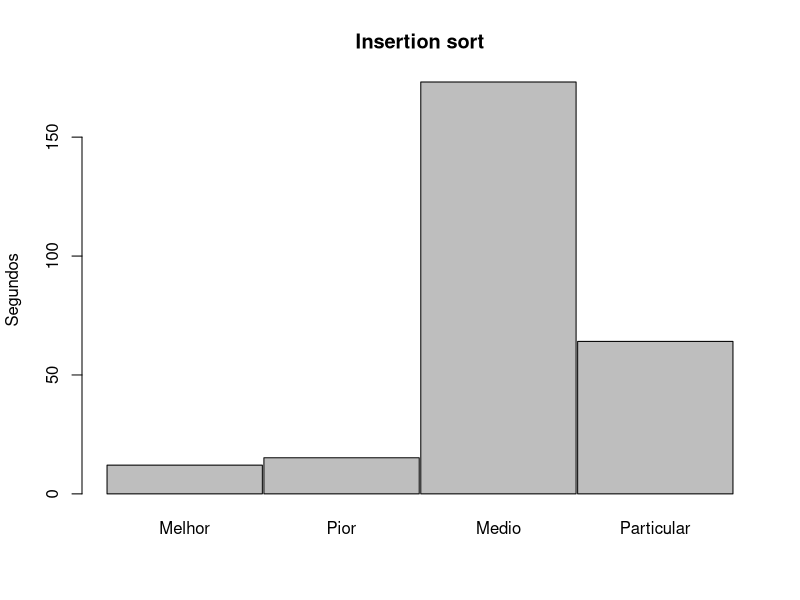
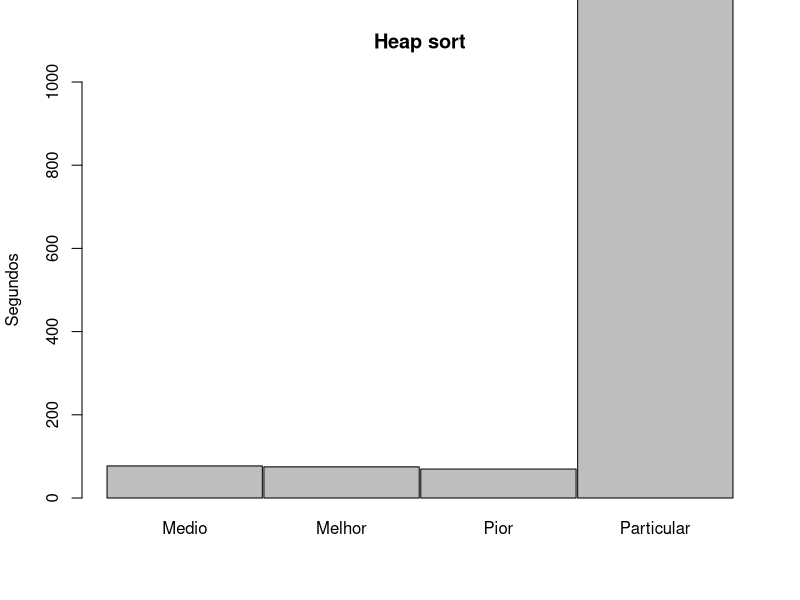
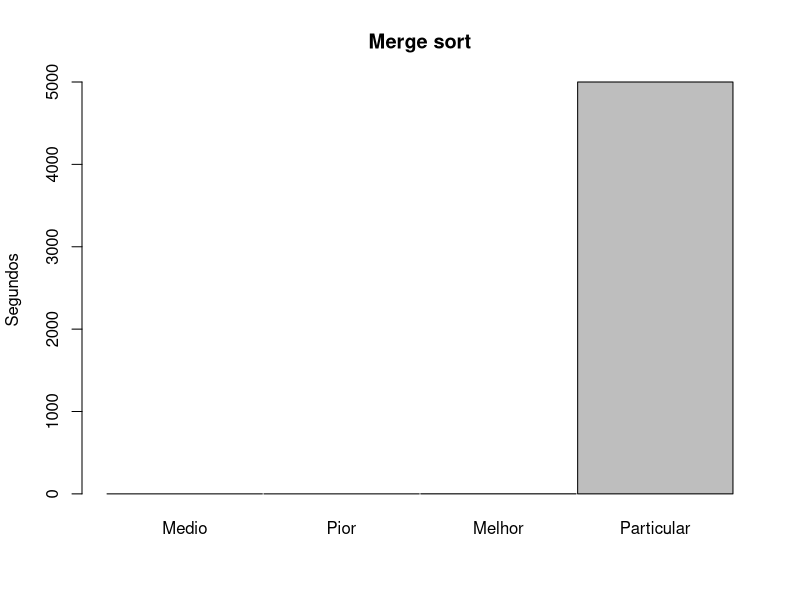
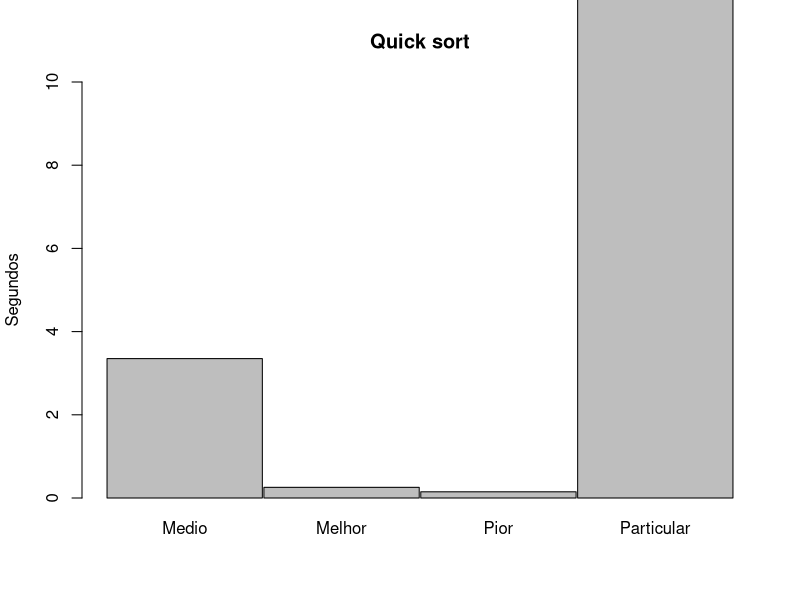
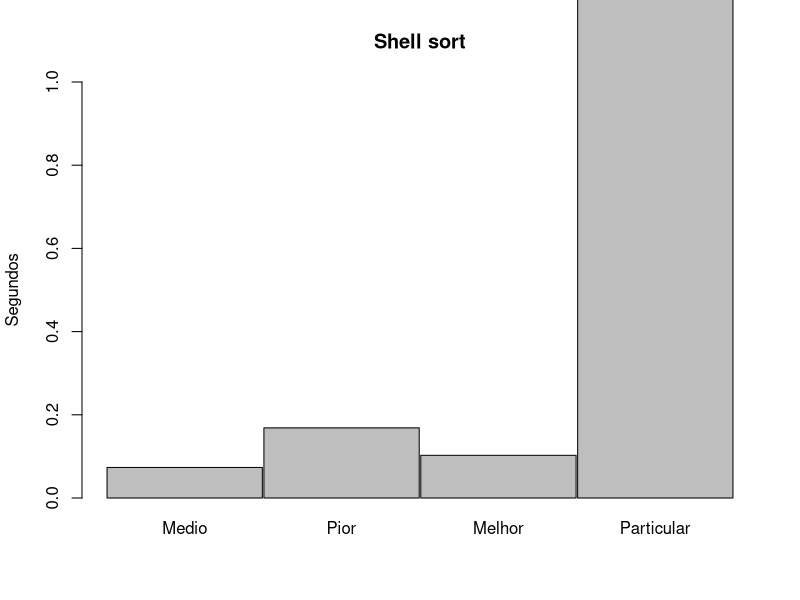
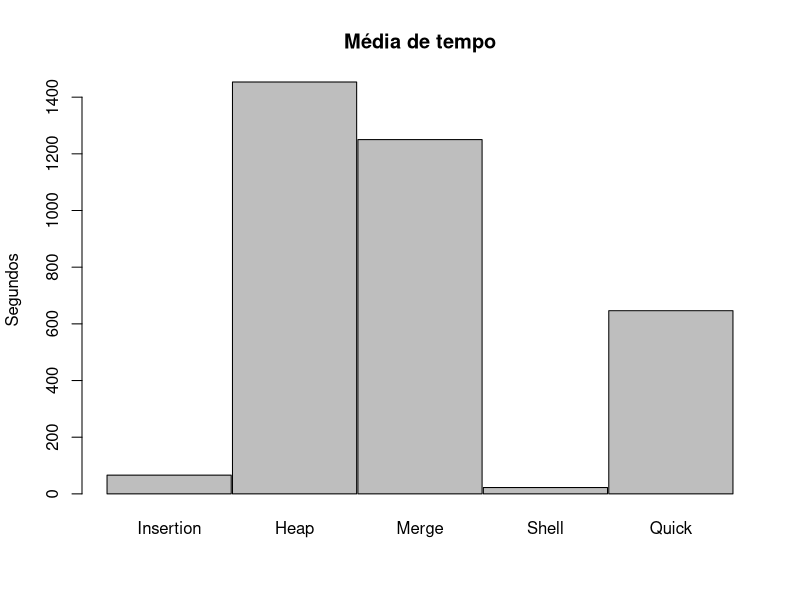
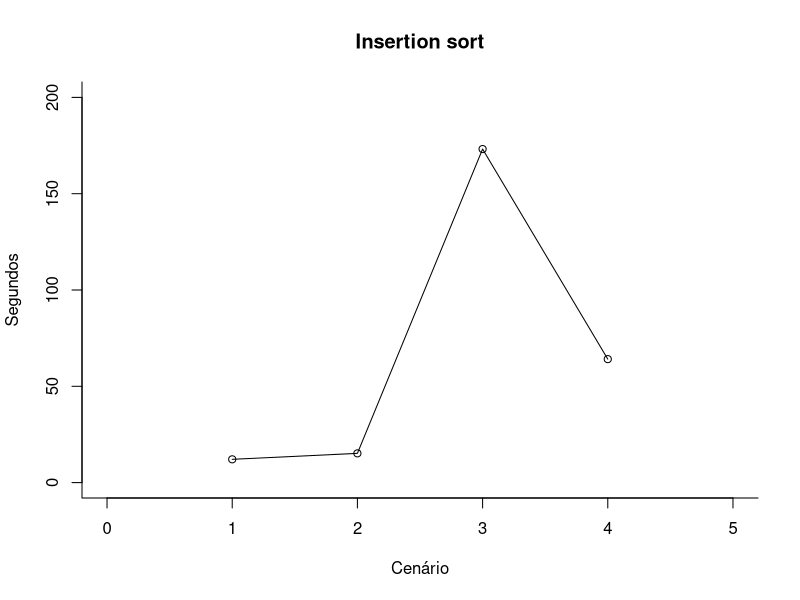
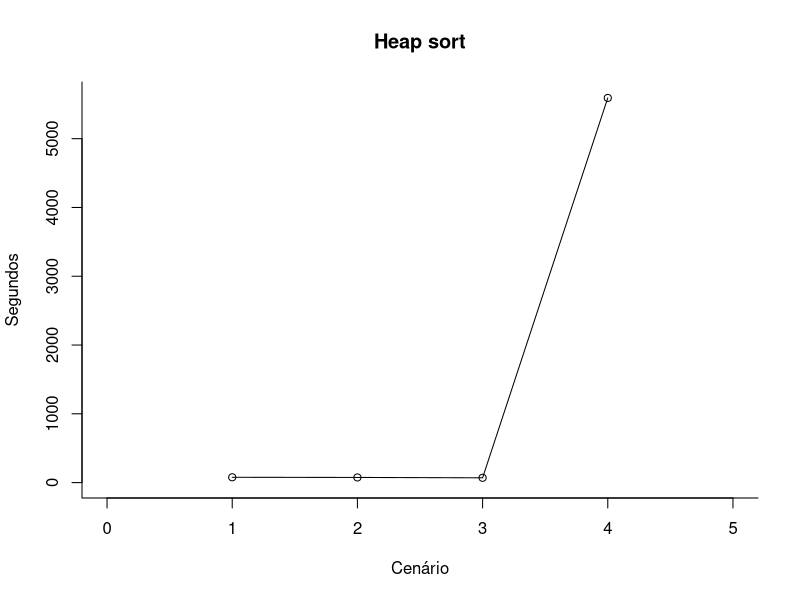

Here is the R script that generated these plots, in order:
insertion <- c(12.0844, 15.1844, 173.184, 64.107)
heap <- c(77.125, 74.8124, 69.6132, 5592.38)
merge <- c(0.073581, 0.111341, 0.83283, 5000)
shell <- c(0.073467, 0.168557, 0.102621, 89.2544)
quick <- c(3.35054, 0.25606,  0.14923, 2582.17)

barplot(insertion, ylab = "Segundos", space = 0.01, main = "Insertion sort", names.arg = c("Melhor", "Pior", "Medio", "Particular"))
barplot(heap, ylab = "Segundos", space = 0.01, ylim = c(0,1000), main = "Heap sort", names.arg = c("Medio", "Melhor", "Pior", "Particular"))
barplot(merge, ylab = "Segundos", space = 0.01, main = "Merge sort", names.arg = c("Medio", "Pior", "Melhor", "Particular"))
barplot(quick, ylab = "Segundos", space = 0.01, ylim = c(0,10), main = "Quick sort", names.arg = c("Medio", "Melhor", "Pior", "Particular"))
barplot(shell, ylab = "Segundos", space = 0.01, ylim = c(0,1), main = "Shell sort", names.arg = c("Medio", "Pior", "Melhor", "Particular"))

medIns <- mean(insertion)
medHeap <- mean(heap)
medMerge <- mean(merge)
medShell <- mean(shell)
medQuick <- mean(quick)

medias <- c(medIns, medHeap, medMerge, medShell, medQuick)

barplot(medias, ylab = "Segundos", space = 0.01, main = "Média de tempo", names.arg = c("Insertion", "Heap", "Merge", "Shell", "Quick"))


plot(insertion, pch = 1, col = "black", cex = 0.95, ylim = c(0,200), xlim = c(0,5),type="o", main = "Insertion sort", ylab = "Segundos", xlab = "Cenário", bty = "l")

plot(heap, pch = 1, col = "black", cex = 0.95, ylim = c(0,5600), xlim = c(0,5),type="o", main = "Heap sort", ylab = "Segundos", xlab = "Cenário", bty = "l")

plot(merge, pch = 1, col = "black", cex = 0.95, ylim = c(0,3), xlim = c(0,5),type="o", main = "Merge sort", ylab = "Segundos", xlab = "Cenário", bty = "l")

plot(quick, pch = 1, col = "black", cex = 0.95, ylim = c(0,2600), xlim = c(0,5),type="o", main = "Quick sort", ylab = "Segundos", xlab = "Cenário", bty = "l")

plot(shell, pch = 1, col = "black", cex = 0.95, ylim = c(0,89.5), xlim = c(0,5),type="o", main = "Shell sort", ylab = "Segundos", xlab = "Cenário", bty = "l")

plot(medias, pch = 1, col = "black", cex = 0.95, ylim = c(0,1500), xlim = c(1,5),type="o", main = "Medias dos métodos", ylab = "Segundos", xlab = "Insertion                 Heap                    Merge                  Shell                    Quick", bty = "l")

par(mfrow=c(1,1))

par(mfrow=c(2,3))
plot(insertion, pch = 1, col = "black", cex = 0.95, ylim = c(0,200), xlim = c(0,5),type="o", main = "Insertion sort", ylab = "Segundos", xlab = "Cenário", bty = "l")
plot(heap, pch = 1, col = "black", cex = 0.95, ylim = c(65,100), xlim = c(0,5),type="o", main = "Heap sort", ylab = "Segundos", xlab = "Cenário", bty = "l")
plot(merge, pch = 1, col = "black", cex = 0.95, ylim = c(0,3), xlim = c(0,5),type="o", main = "Merge sort", ylab = "Segundos", xlab = "Cenário", bty = "l")
plot(quick, pch = 1, col = "black", cex = 0.95, ylim = c(0,3.5), xlim = c(0,5),type="o", main = "Quick sort", ylab = "Segundos", xlab = "Cenário", bty = "l")
plot(shell, pch = 1, col = "black", cex = 0.95, ylim = c(0,2), xlim = c(0,5),type="o", main = "Shell sort", ylab = "Segundos", xlab = "Cenário", bty = "l")
plot(medias, pch = 1, col = "black", cex = 0.95, ylim = c(0,1500), xlim = c(1,5),type="o", main = "Medias dos métodos", ylab = "Segundos", xlab = "Insertion Heap Merge Shell Quick", bty = "l")


#plots exec
execIns <- c(1e-06,
             0.00945,
             0.035457,
             0.081565,
             0.144205,
             0.233084,
             0.33031,
             0.454348,
             0.577454,
             0.756121,
             0.901701,
             1.09852,
             1.30028,
             1.54478,
             1.77202,
             2.01942,
             2.3047,
             2.60425,
             2.91402,
             3.2163,
             3.57111,
             3.94226,
             4.34781,
             4.75043,
             5.19365,
             5.61506,
             6.07266,
             6.54956,
             7.01936,
             7.55157,
             8.10861,
             8.73222,
             9.1864,
             10.0098,
             10.4672,
             11.3084,
             11.806,
             12.451,
             13.2147,
             13.7723)

execInsPior <- c(1e-06,
                 0.03409,
                 0.085812,
                 0.225629,
                 0.356865,
                 0.51464,
                 0.745552,
                 0.978459,
                 1.28022,
                 1.61588,
                 2.58701,
                 2.52936,
                 3.04444,
                 3.2825,
                 3.78784,
                 4.2891,
                 4.87716,
                 5.44813,
                 6.11187,
                 6.62303,
                 7.44589,
                 8.17429,
                 8.98508,
                 10.1361,
                 10.7134,
                 11.5513,
                 12.4159,
                 13.2739,
                 14.3735,
                 15.3891,
                 16.2918,
                 17.3777,
                 18.7721,
                 19.818,
                 21.0008,
                 21.9486,
                 23.1491,
                 24.613,
                 26.4292,
                 27.4904)

execInsMelhor <- c(1e-06,
                   0.00036,
                   0.000703,
                   0.001035,
                   0.001353,
                   0.001701,
                   0.002024,
                   0.002375,
                   0.002728,
                   0.003065,
                   0.003404,
                   0.00379,
                   0.004077,
                   0.004504,
                   0.005059,
                   0.005399,
                   0.005768,
                   0.006049,
                   0.006253,
                   0.006676,
                   0.006911,
                   0.007309,
                   0.007595,
                   0.007949,
                   0.008291,
                   0.012035,
                   0.009405,
                   0.00933,
                   0.009676,
                   0.010016,
                   0.010323,
                   0.010719,
                   0.011024,
                   0.011351,
                   0.011703,
                   0.011987,
                   0.012312,
                   0.012653,
                   0.013928,
                   0.013478)

entradas <- seq(from = 1, to = 20000, by=500)
plot(execIns ~ entradas, pch = 1, col = "black", cex = 0.5, ylim = c(0,30), xlim = c(0,20000),type="o", main = "Insertion sort", ylab = "Tempo de execução da ordenação (segundos)", xlab = "Quantidade de nomes", bty = "l")
lines(execInsPior ~ entradas, type = "o", col = "red", pch = 15, cex = 0.5)
lines(execInsMelhor ~ entradas, type = "o", col = "blue", pch = 16, cex = 0.5)
legend("topleft", legend=c("Pior caso", "Caso médio", "Melhor caso"),
       lty=1, col=c("red", "black", "blue"), bty="n", pch=c(15,1,16))
#insertion pronto

execHeap <- c(4e-06,
              0.040212,
              0.152112,
              0.342497,
              0.620571,
              0.983668,
              1.45528,
              1.98685,
              2.61371,
              3.34043,
              4.09828,
              4.98615,
              5.86147,
              6.93313,
              8.01299,
              9.22544,
              10.6864,
              11.9613,
              13.4202,
              14.881,
              16.3294,
              17.9535,
              20.0178,
              21.6467,
              23.805,
              43.1823,
              30.9495,
              32.4434,
              33.3506,
              36.0991,
              38.0415,
              41.3189,
              44.2188,
              45.8522,
              49.0549,
              64.8809,
              63.3598,
              60.2276,
              63.9989,
              70.5286)

execHeapMelhor <- c(2e-06,
                    0.079032,
                    0.342659,
                    0.699533,
                    1.17115,
                    1.71844,
                    2.38591,
                    3.1244,
                    3.91617,
                    4.81278,
                    5.84732,
                    7.06568,
                    8.31876,
                    9.65535,
                    11.0162,
                    12.4122,
                    13.8812,
                    15.5043,
                    17.1953,
                    18.8525,
                    20.8243,
                    22.82,
                    24.9727,
                    27.2662,
                    29.661,
                    32.2421,
                    34.9147,
                    37.7047,
                    40.3445,
                    43.3375,
                    46.352,
                    54.6131,
                    52.8397,
                    54.6357,
                    59.5548,
                    61.7439,
                    69.5764,
                    69.3249,
                    71.7516,
                    76.4738)

execHeapPior <- c(6e-06,
                  0.061189,
                  0.209447,
                  0.463234,
                  0.855423,
                  1.22066,
                  1.86855,
                  2.26821,
                  3.07611,
                  3.66432,
                  4.33443,
                  5.25453,
                  6.42295,
                  7.34327,
                  9.61011,
                  9.62885,
                  11.4987,
                  11.9638,
                  14.9983,
                  15.1734,
                  16.6682,
                  17.9619,
                  19.7892,
                  22.1417,
                  24.6355,
                  25.604,
                  29.0725,
                  29.6148,
                  31.5536,
                  33.5587,
                  35.7816,
                  37.9236,
                  40.2715,
                  42.615,
                  45.0723,
                  47.6579,
                  58.1856,
                  53.5573,
                  55.6578,
                  58.5109)

plot(execHeap ~ entradas, pch = 1, col = "black", cex = 0.5, ylim = c(0,80), xlim = c(0,20000),type="o", main = "Heap sort", ylab = "Tempo de execução da ordenação (segundos)", xlab = "Quantidade de nomes", bty = "l")
lines(execHeapPior ~ entradas, type = "o", col = "red", pch = 15, cex = 0.5)
lines(execHeapMelhor ~ entradas, type = "o", col = "blue", pch = 16, cex = 0.5)
legend("topleft", legend=c("Pior caso", "Caso médio", "Melhor caso"),
       lty=1, col=c("red", "black", "blue"), bty="n", pch=c(15,1,16))

#heap pronto

execMerge <- c(4e-06,
               0.000406,
               0.000904,
               0.001527,
               0.001941,
               0.002509,
               0.002996,
               0.003612,
               0.004222,
               0.004752,
               0.005302,
               0.006045,
               0.006888,
               0.006881,
               0.007386,
               0.008186,
               0.008751,
               0.009727,
               0.010499,
               0.014346,
               0.013898,
               0.012022,
               0.012617,
               0.013411,
               0.015924,
               0.014577,
               0.015508,
               0.017917,
               0.018789,
               0.024145,
               0.023022,
               0.023976,
               0.026194,
               0.02308,
               0.022293,
               0.020773,
               0.021414,
               0.021854,
               0.023087,
               0.023598)

execMergePior <- c(1e-06,
                   0.001974,
                   0.004488,
                   0.006574,
                   0.010588,
                   0.011502,
                   0.01393,
                   0.016205,
                   0.019171,
                   0.021573,
                   0.02383,
                   0.026523,
                   0.032681,
                   0.032265,
                   0.03847,
                   0.038096,
                   0.040372,
                   0.043021,
                   0.046063,
                   0.048572,
                   0.050923,
                   0.056107,
                   0.056042,
                   0.05978,
                   0.06175,
                   0.064639,
                   0.067364,
                   0.072321,
                   0.072811,
                   0.059167,
                   0.061692,
                   0.063667,
                   0.066142,
                   0.069479,
                   0.070816,
                   0.072657,
                   0.074155,
                   0.076719,
                   0.081153,
                   0.081282)

execMergeMelhor <- c(2e-06,
                     0.001609,
                     0.003761,
                     0.005808,
                     0.007507,
                     0.009804,
                     0.011751,
                     0.013761,
                     0.017202,
                     0.018079,
                     0.020579,
                     0.02262,
                     0.024382,
                     0.0266,
                     0.028554,
                     0.030853,
                     0.032674,
                     0.036989,
                     0.03748,
                     0.039746,
                     0.041954,
                     0.044371,
                     0.047083,
                     0.048933,
                     0.053949,
                     0.053025,
                     0.054763,
                     0.0575,
                     0.059734,
                     0.06149,
                     0.066272,
                     0.064977,
                     0.067191,
                     0.068924,
                     0.072375,
                     0.07713,
                     0.076811,
                     0.079784,
                     0.081514,
                     0.084336)

plot(execMerge ~ entradas, pch = 1, col = "black", cex = 0.5, ylim = c(0,0.1), xlim = c(0,20000),type="o", main = "Merge sort", ylab = "Tempo de execução da ordenação (segundos)", xlab = "Quantidade de nomes", bty = "l")
lines(execMergePior ~ entradas, type = "o", col = "red", pch = 15, cex = 0.5)
lines(execMergeMelhor ~ entradas, type = "o", col = "blue", pch = 16, cex = 0.5)
legend("topleft", legend=c("Pior caso", "Caso médio", "Melhor caso"),
       lty=1, col=c("red", "black", "blue"), bty="n", pch=c(15,1,16))


execQuick <- c(1.3e-05,
               0.000396,
               0.001133,
               0.001368,
               0.001925,
               0.00238,
               0.002889,
               0.003567,
               0.004148,
               0.004604,
               0.005254,
               0.006028,
               0.006829,
               0.00683,
               0.007311,
               0.008122,
               0.008644,
               0.009342,
               0.009823,
               0.010475,
               0.010993,
               0.011498,
               0.012363,
               0.012819,
               0.013657,
               0.01411,
               0.015204,
               0.0152,
               0.016783,
               0.01695,
               0.017061,
               0.017656,
               0.019432,
               0.019161,
               0.019879,
               0.020382,
               0.020447,
               0.021566,
               0.022733,
               0.026883)

execQuickPior <- c(2e-06,
                   0.003493,
                   0.013548,
                   0.023767,
                   0.043247,
                   0.066559,
                   0.095707,
                   0.128934,
                   0.169372,
                   0.215938,
                   0.258605,
                   0.320299,
                   0.379241,
                   0.44189,
                   0.501532,
                   0.589587,
                   0.655724,
                   0.740537,
                   0.832502,
                   0.932601,
                   1.00454,
                   1.1165,
                   1.22587,
                   1.35359,
                   1.47676,
                   1.60701,
                   1.75227,
                   1.88602,
                   2.04209,
                   2.19371,
                   2.3386,
                   2.50168,
                   2.67593,
                   2.86141,
                   3.02671,
                   3.22931,
                   3.46029,
                   3.61963,
                   3.82554,
                   4.01548)

execQuickMelhor <- c(1e-06,
                     0.003392,
                     0.013253,
                     0.030138,
                     0.052373,
                     0.083311,
                     0.118249,
                     0.164066,
                     0.211413,
                     0.264483,
                     0.328961,
                     0.404139,
                     0.478686,
                     0.562205,
                     0.651303,
                     0.73717,
                     0.842239,
                     0.94838,
                     1.06532,
                     1.18133,
                     1.30423,
                     1.44637,
                     1.58676,
                     1.72199,
                     1.87841,
                     2.04502,
                     2.21575,
                     2.38616,
                     2.58153,
                     2.72464,
                     2.9102,
                     3.10728,
                     3.31432,
                     3.51749,
                     3.7499,
                     3.96413,
                     4.20935,
                     4.43637,
                     4.68588,
                     4.92367)

plot(execQuick ~ entradas, pch = 1, col = "black", cex = 0.5, ylim = c(0,5), xlim = c(0,20000),type="o", main = "Quick sort", ylab = "Tempo de execução da ordenação (segundos)", xlab = "Quantidade de nomes", bty = "l")
lines(execQuickPior ~ entradas, type = "o", col = "red", pch = 15, cex = 0.5)
lines(execQuickMelhor ~ entradas, type = "o", col = "blue", pch = 16, cex = 0.5)
legend("topleft", legend=c("Pior caso", "Caso médio", "Melhor caso"),
       lty=1, col=c("red", "black", "blue"), bty="n", pch=c(15,1,16))


execShell <- c(2e-06,
               0.001731,
               0.004104,
               0.006618,
               0.009295,
               0.012038,
               0.014855,
               0.0181,
               0.020941,
               0.024172,
               0.02766,
               0.031572,
               0.037588,
               0.039205,
               0.042491,
               0.046989,
               0.050719,
               0.056071,
               0.057922,
               0.063366,
               0.067465,
               0.076749,
               0.076308,
               0.080121,
               0.084421,
               0.087977,
               0.094069,
               0.098474,
               0.107901,
               0.107329,
               0.11048,
               0.129378,
               0.128023,
               0.123062,
               0.124957,
               0.134217,
               0.137252,
               0.139079,
               0.154153,
               0.158418)

execShellPior <- c(2e-06,
                   0.001512,
                   0.003118,
                   0.004864,
                   0.006855,
                   0.0082,
                   0.012689,
                   0.012073,
                   0.014195,
                   0.016557,
                   0.017933,
                   0.019326,
                   0.027095,
                   0.02288,
                   0.025181,
                   0.027577,
                   0.029981,
                   0.032002,
                   0.03451,
                   0.035931,
                   0.053646,
                   0.046782,
                   0.062604,
                   0.043764,
                   0.046653,
                   0.050184,
                   0.066686,
                   0.053718,
                   0.053933,
                   0.054891,
                   0.058116,
                   0.059456,
                   0.060805,
                   0.065742,
                   0.065089,
                   0.067868,
                   0.069912,
                   0.070418,
                   0.072011,
                   0.074857)

execShellMelhor <- c(2e-06,
                     0.001003,
                     0.002337,
                     0.003465,
                     0.004687,
                     0.005834,
                     0.007129,
                     0.008319,
                     0.009607,
                     0.010931,
                     0.012663,
                     0.013605,
                     0.015061,
                     0.017539,
                     0.018967,
                     0.018854,
                     0.02011,
                     0.022156,
                     0.023274,
                     0.02432,
                     0.025685,
                     0.027316,
                     0.028291,
                     0.029704,
                     0.034109,
                     0.034726,
                     0.033724,
                     0.03508,
                     0.036452,
                     0.038195,
                     0.039461,
                     0.040803,
                     0.042249,
                     0.0437,
                     0.068547,
                     0.054663,
                     0.04841,
                     0.049673,
                     0.050699,
                     0.052319)

plot(execShell ~ entradas, pch = 1, col = "black", cex = 0.5, ylim = c(0,0.16), xlim = c(0,20000),type="o", main = "Shell sort", ylab = "Tempo de execução da ordenação (segundos)", xlab = "Quantidade de nomes", bty = "l")
lines(execShellPior ~ entradas, type = "o", col = "red", pch = 15, cex = 0.5)
lines(execShellMelhor ~ entradas, type = "o", col = "blue", pch = 16, cex = 0.5)
legend("topleft", legend=c("Pior caso", "Caso médio", "Melhor caso"),
       lty=1, col=c("red", "black", "blue"), bty="n", pch=c(15,1,16))



par(mfrow = c(1,1))

par(mfrow = c(2,3))
plot(execIns ~ entradas, pch = 1, col = "black", cex = 0.5, ylim = c(0,30), xlim = c(0,20000),type="o", main = "Insertion sort", ylab = "Tempo de execução (segundos)", xlab = "Quantidade de nomes", bty = "l")
lines(execInsPior ~ entradas, type = "o", col = "red", pch = 15, cex = 0.5)
lines(execInsMelhor ~ entradas, type = "o", col = "blue", pch = 16, cex = 0.5)
legend("topleft", legend=c("Pior caso", "Caso médio", "Melhor caso"),
       lty=1, col=c("red", "black", "blue"), bty="n", pch=c(15,1,16))

plot(execHeap ~ entradas, pch = 1, col = "black", cex = 0.5, ylim = c(0,80), xlim = c(0,20000),type="o", main = "Heap sort", ylab = "Tempo de execução (segundos)", xlab = "Quantidade de nomes", bty = "l")
lines(execHeapPior ~ entradas, type = "o", col = "red", pch = 15, cex = 0.5)
lines(execHeapMelhor ~ entradas, type = "o", col = "blue", pch = 16, cex = 0.5)
legend("topleft", legend=c("Pior caso", "Caso médio", "Melhor caso"),
       lty=1, col=c("red", "black", "blue"), bty="n", pch=c(15,1,16))

plot(execMerge ~ entradas, pch = 1, col = "black", cex = 0.5, ylim = c(0,0.1), xlim = c(0,20000),type="o", main = "Merge sort", ylab = "Tempo de execução (segundos)", xlab = "Quantidade de nomes", bty = "l")
lines(execMergePior ~ entradas, type = "o", col = "red", pch = 15, cex = 0.5)
lines(execMergeMelhor ~ entradas, type = "o", col = "blue", pch = 16, cex = 0.5)
legend("topleft", legend=c("Pior caso", "Caso médio", "Melhor caso"),
       lty=1, col=c("red", "black", "blue"), bty="n", pch=c(15,1,16))

plot(execQuick ~ entradas, pch = 1, col = "black", cex = 0.5, ylim = c(0,5), xlim = c(0,20000),type="o", main = "Quick sort", ylab = "Tempo de execução (segundos)", xlab = "Quantidade de nomes", bty = "l")
lines(execQuickPior ~ entradas, type = "o", col = "red", pch = 15, cex = 0.5)
lines(execQuickMelhor ~ entradas, type = "o", col = "blue", pch = 16, cex = 0.5)
legend("topleft", legend=c("Pior caso", "Caso médio", "Melhor caso"),
       lty=1, col=c("red", "black", "blue"), bty="n", pch=c(15,1,16))

plot(execShell ~ entradas, pch = 1, col = "black", cex = 0.5, ylim = c(0,0.16), xlim = c(0,20000),type="o", main = "Shell sort", ylab = "Tempo de execução (segundos)", xlab = "Quantidade de nomes", bty = "l")
lines(execShellPior ~ entradas, type = "o", col = "red", pch = 15, cex = 0.5)
lines(execShellMelhor ~ entradas, type = "o", col = "blue", pch = 16, cex = 0.5)
legend("topleft", legend=c("Pior caso", "Caso médio", "Melhor caso"),
       lty=1, col=c("red", "black", "blue"), bty="n", pch=c(15,1,16))
